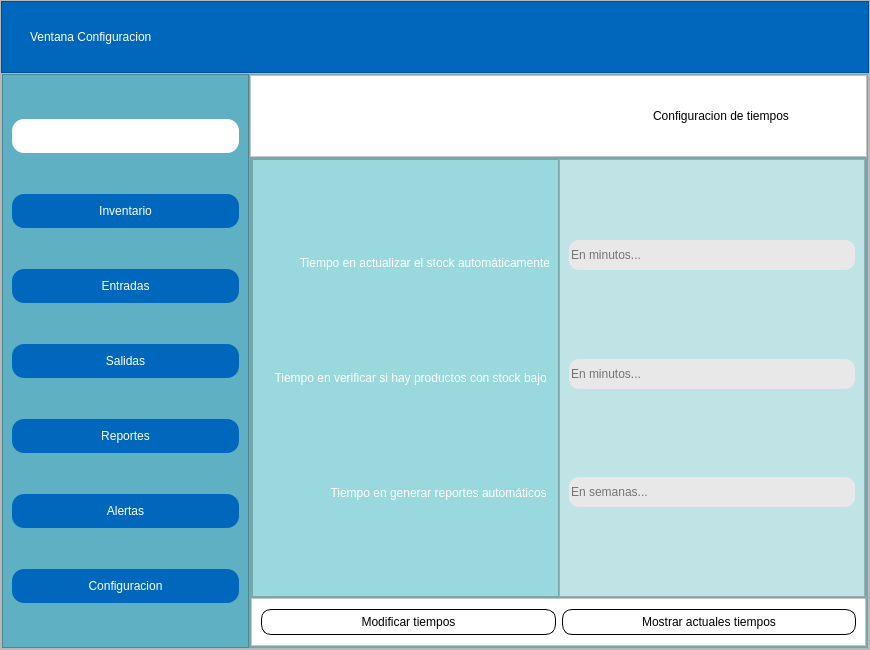
<?xml version="1.0" encoding="UTF-8"?>
<ui version="4.0">
 <class>Form</class>
 <widget class="QWidget" name="Form">
  <property name="geometry">
   <rect>
    <x>0</x>
    <y>0</y>
    <width>870</width>
    <height>650</height>
   </rect>
  </property>
  <property name="windowTitle">
   <string>Form</string>
  </property>
  <layout class="QVBoxLayout" name="verticalLayout">
   <property name="spacing">
    <number>0</number>
   </property>
   <property name="leftMargin">
    <number>0</number>
   </property>
   <property name="topMargin">
    <number>0</number>
   </property>
   <property name="rightMargin">
    <number>0</number>
   </property>
   <property name="bottomMargin">
    <number>0</number>
   </property>
   <item>
    <widget class="QFrame" name="frame">
     <property name="frameShape">
      <enum>QFrame::StyledPanel</enum>
     </property>
     <property name="frameShadow">
      <enum>QFrame::Raised</enum>
     </property>
     <layout class="QVBoxLayout" name="verticalLayout_2" stretch="1,8">
      <property name="spacing">
       <number>0</number>
      </property>
      <property name="leftMargin">
       <number>0</number>
      </property>
      <property name="topMargin">
       <number>0</number>
      </property>
      <property name="rightMargin">
       <number>0</number>
      </property>
      <property name="bottomMargin">
       <number>0</number>
      </property>
      <item>
       <widget class="QFrame" name="frame_superior">
        <property name="styleSheet">
         <string notr="true">QFrame{
	background-color: #0068BC;
}

QLabel {
	color: #FFFFFF;
    border: none;
    padding: 5px;
	font: 20pt &quot;Swis721 BlkCn BT&quot;;
}

QPushButton {
	background-color: transparent;
    color: #FFFFFF;
    border: none;
    padding: 5px;
}
QPushButton:hover { 
	background-color:#5DADE2; 
	
}
</string>
        </property>
        <property name="frameShape">
         <enum>QFrame::StyledPanel</enum>
        </property>
        <property name="frameShadow">
         <enum>QFrame::Raised</enum>
        </property>
        <layout class="QHBoxLayout" name="horizontalLayout">
         <property name="spacing">
          <number>0</number>
         </property>
         <property name="leftMargin">
          <number>0</number>
         </property>
         <property name="topMargin">
          <number>0</number>
         </property>
         <property name="rightMargin">
          <number>0</number>
         </property>
         <property name="bottomMargin">
          <number>0</number>
         </property>
         <item>
          <spacer name="horizontalSpacer_2">
           <property name="orientation">
            <enum>Qt::Horizontal</enum>
           </property>
           <property name="sizeType">
            <enum>QSizePolicy::Preferred</enum>
           </property>
           <property name="sizeHint" stdset="0">
            <size>
             <width>20</width>
             <height>20</height>
            </size>
           </property>
          </spacer>
         </item>
         <item>
          <widget class="QLabel" name="label">
           <property name="text">
            <string>Ventana Configuracion</string>
           </property>
          </widget>
         </item>
         <item>
          <spacer name="horizontalSpacer">
           <property name="orientation">
            <enum>Qt::Horizontal</enum>
           </property>
           <property name="sizeHint" stdset="0">
            <size>
             <width>365</width>
             <height>20</height>
            </size>
           </property>
          </spacer>
         </item>
         <item>
          <widget class="QPushButton" name="btn_minimizar">
           <property name="text">
            <string/>
           </property>
           <property name="icon">
            <iconset>
             <normaloff>../models/minimizar.svg</normaloff>../models/minimizar.svg</iconset>
           </property>
           <property name="iconSize">
            <size>
             <width>40</width>
             <height>40</height>
            </size>
           </property>
          </widget>
         </item>
         <item>
          <widget class="QPushButton" name="btn_achicar">
           <property name="text">
            <string/>
           </property>
           <property name="icon">
            <iconset>
             <normaloff>../models/hacerchico.svg</normaloff>../models/hacerchico.svg</iconset>
           </property>
           <property name="iconSize">
            <size>
             <width>40</width>
             <height>40</height>
            </size>
           </property>
          </widget>
         </item>
         <item>
          <widget class="QPushButton" name="btn_agrandar">
           <property name="text">
            <string/>
           </property>
           <property name="icon">
            <iconset>
             <normaloff>../models/hacergrande.svg</normaloff>../models/hacergrande.svg</iconset>
           </property>
           <property name="iconSize">
            <size>
             <width>40</width>
             <height>40</height>
            </size>
           </property>
          </widget>
         </item>
         <item>
          <widget class="QPushButton" name="btn_cerrar">
           <property name="text">
            <string/>
           </property>
           <property name="icon">
            <iconset>
             <normaloff>../models/cerrar.svg</normaloff>../models/cerrar.svg</iconset>
           </property>
           <property name="iconSize">
            <size>
             <width>40</width>
             <height>40</height>
            </size>
           </property>
          </widget>
         </item>
         <item>
          <spacer name="horizontalSpacer_3">
           <property name="orientation">
            <enum>Qt::Horizontal</enum>
           </property>
           <property name="sizeType">
            <enum>QSizePolicy::Preferred</enum>
           </property>
           <property name="sizeHint" stdset="0">
            <size>
             <width>20</width>
             <height>20</height>
            </size>
           </property>
          </spacer>
         </item>
        </layout>
       </widget>
      </item>
      <item>
       <widget class="QFrame" name="frame_cuerpo">
        <property name="frameShape">
         <enum>QFrame::StyledPanel</enum>
        </property>
        <property name="frameShadow">
         <enum>QFrame::Raised</enum>
        </property>
        <layout class="QHBoxLayout" name="horizontalLayout_2" stretch="2,5">
         <property name="spacing">
          <number>0</number>
         </property>
         <property name="leftMargin">
          <number>0</number>
         </property>
         <property name="topMargin">
          <number>0</number>
         </property>
         <property name="rightMargin">
          <number>0</number>
         </property>
         <property name="bottomMargin">
          <number>0</number>
         </property>
         <item>
          <widget class="QFrame" name="frame_barra">
           <property name="maximumSize">
            <size>
             <width>300</width>
             <height>16777215</height>
            </size>
           </property>
           <property name="styleSheet">
            <string notr="true">QFrame {
	background-color: #60B0C3
}
QPushButton{
	background-color: #0068BC;       
    color: #FFFFFF;                    /* Texto blanco */
    border: none;                    /* Sin borde de línea */
    border-radius: 12px;             /* Bordes redondeados */
    padding: 10px 20px;              /* Relleno interno */
    font: bold 12pt &quot;Arial&quot;; 
}
QPushButton#btn_resumen{
background-color: #ffffff
}
QPushButton#btn_resumen:hover{
background-color: #5DADE2;
}
QPushButton:hover {
    background-color: #5DADE2;       /* Color cuando el mouse pasa encima */
}
</string>
           </property>
           <property name="frameShape">
            <enum>QFrame::StyledPanel</enum>
           </property>
           <property name="frameShadow">
            <enum>QFrame::Raised</enum>
           </property>
           <layout class="QVBoxLayout" name="verticalLayout_3">
            <item>
             <widget class="QPushButton" name="btn_resumen">
              <property name="text">
               <string/>
              </property>
              <property name="icon">
               <iconset>
                <normaloff>../models/logoIMSreduce.png</normaloff>../models/logoIMSreduce.png</iconset>
              </property>
              <property name="iconSize">
               <size>
                <width>120</width>
                <height>120</height>
               </size>
              </property>
             </widget>
            </item>
            <item>
             <widget class="QPushButton" name="btn_inventario">
              <property name="text">
               <string>Inventario</string>
              </property>
              <property name="icon">
               <iconset>
                <normaloff>../models/inventario.svg</normaloff>../models/inventario.svg</iconset>
              </property>
              <property name="iconSize">
               <size>
                <width>30</width>
                <height>30</height>
               </size>
              </property>
             </widget>
            </item>
            <item>
             <widget class="QPushButton" name="btn_entradas">
              <property name="text">
               <string>Entradas</string>
              </property>
              <property name="icon">
               <iconset>
                <normaloff>../models/entrada.svg</normaloff>../models/entrada.svg</iconset>
              </property>
              <property name="iconSize">
               <size>
                <width>30</width>
                <height>30</height>
               </size>
              </property>
             </widget>
            </item>
            <item>
             <widget class="QPushButton" name="btn_salidas">
              <property name="text">
               <string>Salidas</string>
              </property>
              <property name="icon">
               <iconset>
                <normaloff>../models/salida.svg</normaloff>../models/salida.svg</iconset>
              </property>
              <property name="iconSize">
               <size>
                <width>30</width>
                <height>30</height>
               </size>
              </property>
             </widget>
            </item>
            <item>
             <widget class="QPushButton" name="btn_reportes">
              <property name="text">
               <string>Reportes</string>
              </property>
              <property name="icon">
               <iconset>
                <normaloff>../models/reportes.svg</normaloff>../models/reportes.svg</iconset>
              </property>
              <property name="iconSize">
               <size>
                <width>30</width>
                <height>30</height>
               </size>
              </property>
             </widget>
            </item>
            <item>
             <widget class="QPushButton" name="btn_alertas">
              <property name="text">
               <string>Alertas</string>
              </property>
              <property name="icon">
               <iconset>
                <normaloff>../models/alertas.svg</normaloff>../models/alertas.svg</iconset>
              </property>
              <property name="iconSize">
               <size>
                <width>30</width>
                <height>30</height>
               </size>
              </property>
             </widget>
            </item>
            <item>
             <widget class="QPushButton" name="btn_configuracion">
              <property name="text">
               <string>Configuracion</string>
              </property>
              <property name="icon">
               <iconset>
                <normaloff>../models/configuracion.svg</normaloff>../models/configuracion.svg</iconset>
              </property>
              <property name="iconSize">
               <size>
                <width>30</width>
                <height>30</height>
               </size>
              </property>
             </widget>
            </item>
           </layout>
          </widget>
         </item>
         <item>
          <widget class="QFrame" name="frame_contenido">
           <property name="styleSheet">
            <string notr="true">background-color: #99D8DD</string>
           </property>
           <property name="frameShape">
            <enum>QFrame::StyledPanel</enum>
           </property>
           <property name="frameShadow">
            <enum>QFrame::Raised</enum>
           </property>
           <layout class="QVBoxLayout" name="verticalLayout_4" stretch="1,6">
            <property name="spacing">
             <number>0</number>
            </property>
            <property name="leftMargin">
             <number>0</number>
            </property>
            <property name="topMargin">
             <number>0</number>
            </property>
            <property name="rightMargin">
             <number>0</number>
            </property>
            <property name="bottomMargin">
             <number>0</number>
            </property>
            <item>
             <widget class="QFrame" name="frame_busqueda">
              <property name="styleSheet">
               <string notr="true">QFrame{
	background-color: #ffffff
}
QPushButton {
	background-color: transparent;
    color: #FFFFFF;
    border: none;
    padding: 5px;
}
QPushButton:hover { 
	background-color:#5DADE2; 
	min-width: 60px;
    min-height: 60px;
    border-radius: 30px; 
}
QLineEdit{
	border: 1px solid #000000;
	border-radius:10px;
	height:40px;
	font: 20pt &quot;Swis721 BlkCn BT&quot;;
}
QLabel {
	color: black;
    border: none;
    padding: 5px;
	font: 20pt &quot;Swis721 BlkCn BT&quot;;
}</string>
              </property>
              <property name="frameShape">
               <enum>QFrame::StyledPanel</enum>
              </property>
              <property name="frameShadow">
               <enum>QFrame::Raised</enum>
              </property>
              <layout class="QHBoxLayout" name="horizontalLayout_3">
               <item>
                <widget class="QPushButton" name="bt_ocultar">
                 <property name="text">
                  <string/>
                 </property>
                 <property name="icon">
                  <iconset>
                   <normaloff>../models/izquierda.svg</normaloff>../models/izquierda.svg</iconset>
                 </property>
                 <property name="iconSize">
                  <size>
                   <width>50</width>
                   <height>50</height>
                  </size>
                 </property>
                </widget>
               </item>
               <item>
                <widget class="QPushButton" name="bt_mostrar">
                 <property name="text">
                  <string/>
                 </property>
                 <property name="icon">
                  <iconset>
                   <normaloff>../models/derecha.svg</normaloff>../models/derecha.svg</iconset>
                 </property>
                 <property name="iconSize">
                  <size>
                   <width>50</width>
                   <height>50</height>
                  </size>
                 </property>
                </widget>
               </item>
               <item>
                <spacer name="horizontalSpacer_5">
                 <property name="orientation">
                  <enum>Qt::Horizontal</enum>
                 </property>
                 <property name="sizeType">
                  <enum>QSizePolicy::Preferred</enum>
                 </property>
                 <property name="sizeHint" stdset="0">
                  <size>
                   <width>10</width>
                   <height>20</height>
                  </size>
                 </property>
                </spacer>
               </item>
               <item>
                <widget class="QLabel" name="label_4">
                 <property name="text">
                  <string>Configuracion de tiempos</string>
                 </property>
                </widget>
               </item>
               <item>
                <spacer name="horizontalSpacer_4">
                 <property name="orientation">
                  <enum>Qt::Horizontal</enum>
                 </property>
                 <property name="sizeType">
                  <enum>QSizePolicy::Preferred</enum>
                 </property>
                 <property name="sizeHint" stdset="0">
                  <size>
                   <width>30</width>
                   <height>20</height>
                  </size>
                 </property>
                </spacer>
               </item>
              </layout>
             </widget>
            </item>
            <item>
             <widget class="QFrame" name="frame_informacion">
              <property name="frameShape">
               <enum>QFrame::StyledPanel</enum>
              </property>
              <property name="frameShadow">
               <enum>QFrame::Raised</enum>
              </property>
              <layout class="QVBoxLayout" name="verticalLayout_5" stretch="7,1">
               <property name="spacing">
                <number>0</number>
               </property>
               <property name="leftMargin">
                <number>0</number>
               </property>
               <property name="topMargin">
                <number>0</number>
               </property>
               <property name="rightMargin">
                <number>0</number>
               </property>
               <property name="bottomMargin">
                <number>0</number>
               </property>
               <item>
                <widget class="QFrame" name="frame_2">
                 <property name="frameShape">
                  <enum>QFrame::StyledPanel</enum>
                 </property>
                 <property name="frameShadow">
                  <enum>QFrame::Raised</enum>
                 </property>
                 <layout class="QHBoxLayout" name="horizontalLayout_4" stretch="5,5">
                  <property name="spacing">
                   <number>0</number>
                  </property>
                  <property name="leftMargin">
                   <number>0</number>
                  </property>
                  <property name="topMargin">
                   <number>0</number>
                  </property>
                  <property name="rightMargin">
                   <number>0</number>
                  </property>
                  <property name="bottomMargin">
                   <number>0</number>
                  </property>
                  <item>
                   <widget class="QFrame" name="frame_4">
                    <property name="styleSheet">
                     <string notr="true">QLabel {
	color: #FFFFFF;
    border: none;
    padding: 5px;
	font: 15pt &quot;Swis721 BlkCn BT&quot;;
	text-align: right;
}</string>
                    </property>
                    <property name="frameShape">
                     <enum>QFrame::StyledPanel</enum>
                    </property>
                    <property name="frameShadow">
                     <enum>QFrame::Raised</enum>
                    </property>
                    <layout class="QVBoxLayout" name="verticalLayout_8">
                     <property name="spacing">
                      <number>0</number>
                     </property>
                     <property name="leftMargin">
                      <number>0</number>
                     </property>
                     <property name="topMargin">
                      <number>0</number>
                     </property>
                     <property name="rightMargin">
                      <number>0</number>
                     </property>
                     <property name="bottomMargin">
                      <number>0</number>
                     </property>
                     <item>
                      <spacer name="verticalSpacer">
                       <property name="orientation">
                        <enum>Qt::Vertical</enum>
                       </property>
                       <property name="sizeHint" stdset="0">
                        <size>
                         <width>20</width>
                         <height>65</height>
                        </size>
                       </property>
                      </spacer>
                     </item>
                     <item>
                      <widget class="QLabel" name="label_5">
                       <property name="text">
                        <string>Tiempo en actualizar el stock automáticamente</string>
                       </property>
                       <property name="alignment">
                        <set>Qt::AlignRight|Qt::AlignTrailing|Qt::AlignVCenter</set>
                       </property>
                       <property name="wordWrap">
                        <bool>true</bool>
                       </property>
                      </widget>
                     </item>
                     <item>
                      <spacer name="verticalSpacer_2">
                       <property name="orientation">
                        <enum>Qt::Vertical</enum>
                       </property>
                       <property name="sizeHint" stdset="0">
                        <size>
                         <width>20</width>
                         <height>66</height>
                        </size>
                       </property>
                      </spacer>
                     </item>
                     <item>
                      <widget class="QLabel" name="label_3">
                       <property name="text">
                        <string>Tiempo en verificar si hay productos con stock bajo </string>
                       </property>
                       <property name="textFormat">
                        <enum>Qt::AutoText</enum>
                       </property>
                       <property name="scaledContents">
                        <bool>false</bool>
                       </property>
                       <property name="alignment">
                        <set>Qt::AlignRight|Qt::AlignTrailing|Qt::AlignVCenter</set>
                       </property>
                       <property name="wordWrap">
                        <bool>true</bool>
                       </property>
                       <property name="openExternalLinks">
                        <bool>false</bool>
                       </property>
                      </widget>
                     </item>
                     <item>
                      <spacer name="verticalSpacer_3">
                       <property name="orientation">
                        <enum>Qt::Vertical</enum>
                       </property>
                       <property name="sizeHint" stdset="0">
                        <size>
                         <width>20</width>
                         <height>66</height>
                        </size>
                       </property>
                      </spacer>
                     </item>
                     <item>
                      <widget class="QLabel" name="label_2">
                       <property name="text">
                        <string>Tiempo en generar reportes automáticos </string>
                       </property>
                       <property name="alignment">
                        <set>Qt::AlignRight|Qt::AlignTrailing|Qt::AlignVCenter</set>
                       </property>
                       <property name="wordWrap">
                        <bool>true</bool>
                       </property>
                      </widget>
                     </item>
                     <item>
                      <spacer name="verticalSpacer_4">
                       <property name="orientation">
                        <enum>Qt::Vertical</enum>
                       </property>
                       <property name="sizeHint" stdset="0">
                        <size>
                         <width>20</width>
                         <height>65</height>
                        </size>
                       </property>
                      </spacer>
                     </item>
                    </layout>
                   </widget>
                  </item>
                  <item>
                   <widget class="QFrame" name="frame_5">
                    <property name="styleSheet">
                     <string notr="true">QFrame{
	background-color: #C0E4E5
}
QLineEdit{
	background-color: rgb(232, 232, 232);
	border-radius: 10px;
	height: 30px;
	font: 20pt &quot;Swis721 BlkCn BT&quot;;
	
}</string>
                    </property>
                    <property name="frameShape">
                     <enum>QFrame::StyledPanel</enum>
                    </property>
                    <property name="frameShadow">
                     <enum>QFrame::Raised</enum>
                    </property>
                    <layout class="QVBoxLayout" name="verticalLayout_7">
                     <property name="spacing">
                      <number>0</number>
                     </property>
                     <property name="leftMargin">
                      <number>9</number>
                     </property>
                     <property name="topMargin">
                      <number>0</number>
                     </property>
                     <property name="rightMargin">
                      <number>9</number>
                     </property>
                     <property name="bottomMargin">
                      <number>0</number>
                     </property>
                     <item>
                      <spacer name="verticalSpacer_5">
                       <property name="orientation">
                        <enum>Qt::Vertical</enum>
                       </property>
                       <property name="sizeType">
                        <enum>QSizePolicy::Fixed</enum>
                       </property>
                       <property name="sizeHint" stdset="0">
                        <size>
                         <width>20</width>
                         <height>80</height>
                        </size>
                       </property>
                      </spacer>
                     </item>
                     <item>
                      <widget class="QLineEdit" name="lineEdit">
                       <property name="alignment">
                        <set>Qt::AlignLeading|Qt::AlignLeft|Qt::AlignVCenter</set>
                       </property>
                       <property name="placeholderText">
                        <string>En minutos...</string>
                       </property>
                      </widget>
                     </item>
                     <item>
                      <spacer name="verticalSpacer_6">
                       <property name="orientation">
                        <enum>Qt::Vertical</enum>
                       </property>
                       <property name="sizeHint" stdset="0">
                        <size>
                         <width>20</width>
                         <height>89</height>
                        </size>
                       </property>
                      </spacer>
                     </item>
                     <item>
                      <widget class="QLineEdit" name="lineEdit_2">
                       <property name="placeholderText">
                        <string>En minutos...</string>
                       </property>
                      </widget>
                     </item>
                     <item>
                      <spacer name="verticalSpacer_7">
                       <property name="orientation">
                        <enum>Qt::Vertical</enum>
                       </property>
                       <property name="sizeHint" stdset="0">
                        <size>
                         <width>20</width>
                         <height>88</height>
                        </size>
                       </property>
                      </spacer>
                     </item>
                     <item>
                      <widget class="QLineEdit" name="lineEdit_3">
                       <property name="placeholderText">
                        <string>En semanas...</string>
                       </property>
                      </widget>
                     </item>
                     <item>
                      <spacer name="verticalSpacer_8">
                       <property name="orientation">
                        <enum>Qt::Vertical</enum>
                       </property>
                       <property name="sizeHint" stdset="0">
                        <size>
                         <width>20</width>
                         <height>89</height>
                        </size>
                       </property>
                      </spacer>
                     </item>
                    </layout>
                   </widget>
                  </item>
                 </layout>
                </widget>
               </item>
               <item>
                <widget class="QFrame" name="frame_3">
                 <property name="styleSheet">
                  <string notr="true">QFrame{
	background-color: #ffffff
}
QPushButton {
	background-color: transparent;
    color: #000000;
    padding: 5px;
	font: 16pt &quot;Swis721 BlkCn BT&quot;;
	border: 1px solid #000000;
	border-radius:10px;
}
QPushButton:hover {
    background-color: #5DADE2;       /* Color cuando el mouse pasa encima */
}
QLineEdit{
	border: 1px solid #000000;
	border-radius:10px;
	height:40px;
	font: 20pt &quot;Swis721 BlkCn BT&quot;;
}</string>
                 </property>
                 <property name="frameShape">
                  <enum>QFrame::StyledPanel</enum>
                 </property>
                 <property name="frameShadow">
                  <enum>QFrame::Raised</enum>
                 </property>
                 <layout class="QHBoxLayout" name="horizontalLayout_5">
                  <item>
                   <widget class="QPushButton" name="btn_modificar">
                    <property name="text">
                     <string>Modificar tiempos</string>
                    </property>
                    <property name="icon">
                     <iconset>
                      <normaloff>../models/agregartiempo.svg</normaloff>../models/agregartiempo.svg</iconset>
                    </property>
                    <property name="iconSize">
                     <size>
                      <width>25</width>
                      <height>25</height>
                     </size>
                    </property>
                   </widget>
                  </item>
                  <item>
                   <widget class="QPushButton" name="btn_mostrar">
                    <property name="text">
                     <string>Mostrar actuales tiempos</string>
                    </property>
                    <property name="icon">
                     <iconset>
                      <normaloff>../models/tiempo.svg</normaloff>../models/tiempo.svg</iconset>
                    </property>
                    <property name="iconSize">
                     <size>
                      <width>25</width>
                      <height>25</height>
                     </size>
                    </property>
                   </widget>
                  </item>
                 </layout>
                </widget>
               </item>
              </layout>
             </widget>
            </item>
           </layout>
          </widget>
         </item>
        </layout>
       </widget>
      </item>
     </layout>
    </widget>
   </item>
  </layout>
 </widget>
 <resources/>
 <connections/>
</ui>
